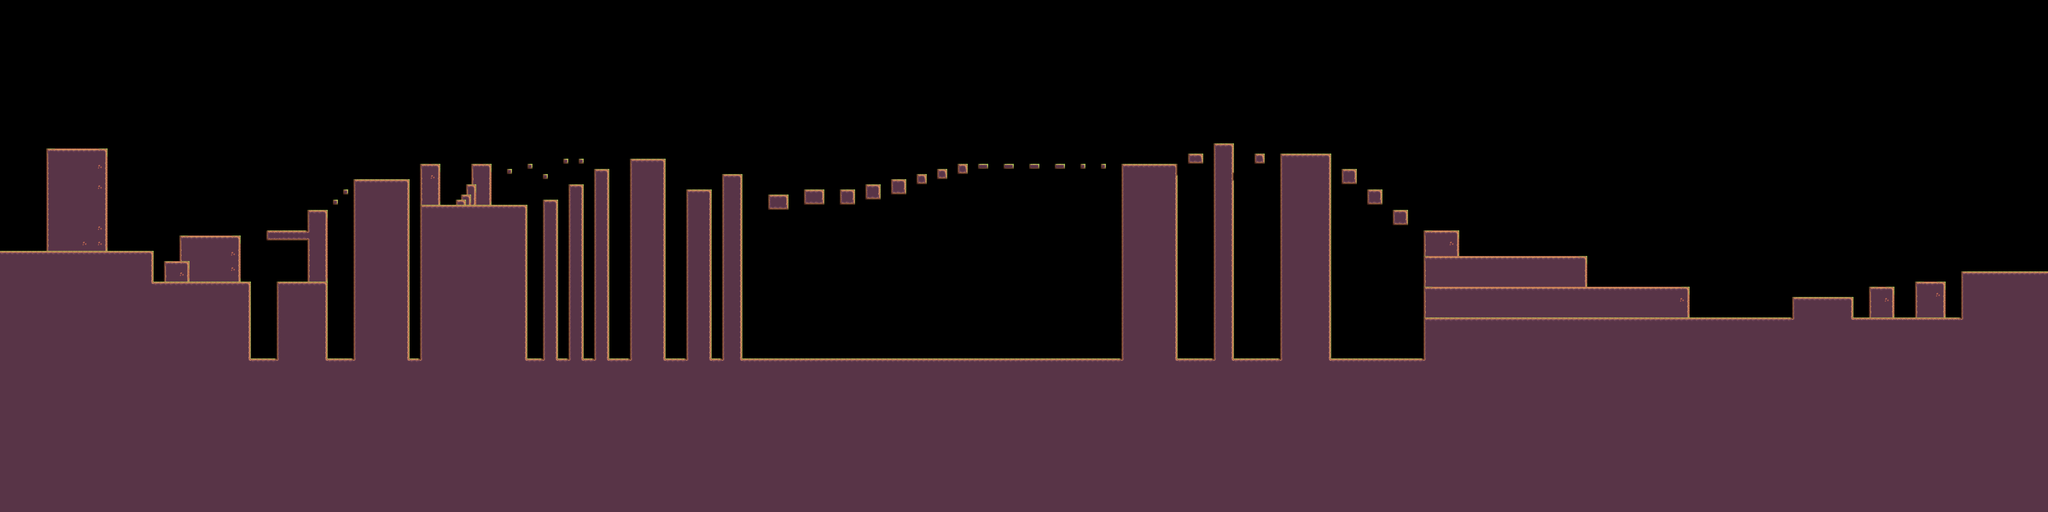

Tiled map render using the project's own tile images. Description and the map definition, with tile-layer contents summarised, below:
An orthogonal 400x100 tile map with 16x16 px tiles, 4 tile layers (prototype, terrain, sombras, sombras 2).

<map version="1.10" tiledversion="1.11.2" orientation="orthogonal" renderorder="right-down" width="400" height="100" tilewidth="16" tileheight="16" infinite="0" nextlayerid="5" nextobjectid="1">
 <editorsettings>
  <export target="cafundó_03.tscn" format="tscn" />
 </editorsettings>
 <tileset firstgid="1" source="../Tileset/tileset_cafundo.tsx" />
 <layer id="1" name="prototype" width="400" height="100">
  <data>[40000 cells, 39997 non-empty, 2 distinct tile ids]</data>
 </layer>
 <layer id="2" name="terrain" width="400" height="100">
  <data>[40000 cells, 18362 non-empty, 41 distinct tile ids]</data>
 </layer>
 <layer id="3" name="sombras" width="400" height="100">
  <data>[40000 cells, 518 non-empty, 7 distinct tile ids]</data>
 </layer>
 <layer id="4" name="sombras 2" width="400" height="100">
  <data>[40000 cells, 150 non-empty, 4 distinct tile ids]</data>
 </layer>
</map>
